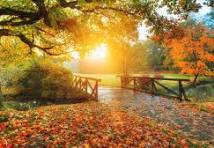
#> input picture Digital Image Processing Programs/Images/Bit_slicing.jpg, 214 x 148 px, found by its file name
$ python bit_plane_slicing.py
#> lines starting #> are read from the running program, lines starting #| are printed output that depends on the picture
#> further down, image is the input picture: shape (148, 214, 3); mean B, G, R 59.8, 119.7, 159.6
'''Program to perform Bit plane slicing'''

import cv2
import numpy as np

def bit_plane_slice(image, bit):
    # Convert the image to grayscale
#> called with bit = 0
    gray_image = cv2.cvtColor(image, cv2.COLOR_BGR2GRAY)
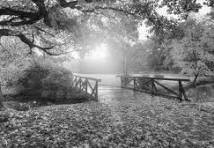
#> gray_image: shape (148, 214); min 7, max 254, mean 124.8

    # Extract the specified bit-plane
    bit_plane = (gray_image >> bit) & 1
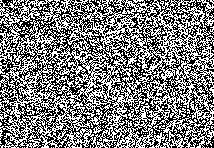
#> bit_plane: shape (148, 214); values 0 (black) and 1 (white), 49.6% white in thin lines or dots

    # Scale the bit-plane to 255 to make it visible
    bit_plane *= 255
#> bit_plane: shape (148, 214); 49.6% white in thin lines or dots

    return bit_plane

# Load an image
image = cv2.imread('Bit_slicing.jpg')

# Set the bit-plane level (0-7 for an 8-bit image)
bit_level = 0

# Perform bit-plane slicing
bit_plane_image = bit_plane_slice(image, bit_level)

# Display the original and bit-plane sliced images
cv2.imshow('Original Image', image)
cv2.imshow(f'Bit-Plane {bit_level}', bit_plane_image)

cv2.waitKey(0)
cv2.destroyAllWindows()

$ run again, with Digital Image Processing Programs/Images/Compression.jpg copied over Digital Image Processing Programs/Images/Bit_slicing.jpg
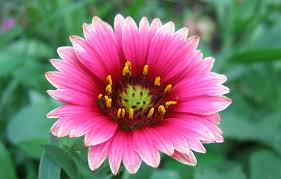
#> input picture Digital Image Processing Programs/Images/Compression.jpg, 281 x 179 px, found by its file name
#> image is the input picture: shape (179, 281, 3); mean B, G, R 112.3, 115.6, 128.9
#> in bit_plane_slice, `gray_image = cv2.cvtColor(image, cv2.COLOR_BGR2GRAY)`:
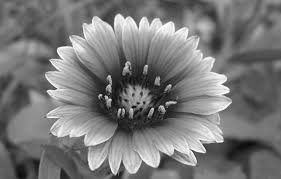
#> gray_image: shape (179, 281); min 8, max 255, mean 119.2
#> in bit_plane_slice, `bit_plane = (gray_image >> bit) & 1`:
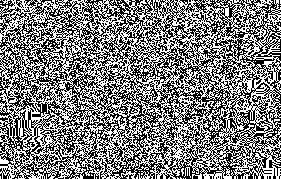
#> bit_plane: shape (179, 281); values 0 (black) and 1 (white), 49.8% white in thin lines or dots

$ run again, with Digital Image Processing Programs/Images/Flower_convolution.jpg copied over Digital Image Processing Programs/Images/Bit_slicing.jpg
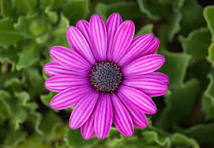
#> input picture Digital Image Processing Programs/Images/Flower_convolution.jpg, 214 x 148 px, found by its file name
#> image is the input picture: shape (148, 214, 3); mean B, G, R 83.2, 75.7, 106.8
#> in bit_plane_slice, `gray_image = cv2.cvtColor(image, cv2.COLOR_BGR2GRAY)`:
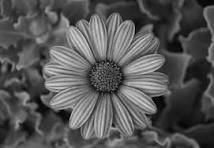
#> gray_image: shape (148, 214); min 1, max 214, mean 85.8
#> in bit_plane_slice, `bit_plane = (gray_image >> bit) & 1`:
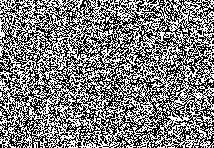
#> bit_plane: shape (148, 214); values 0 (black) and 1 (white), 49.6% white in thin lines or dots
